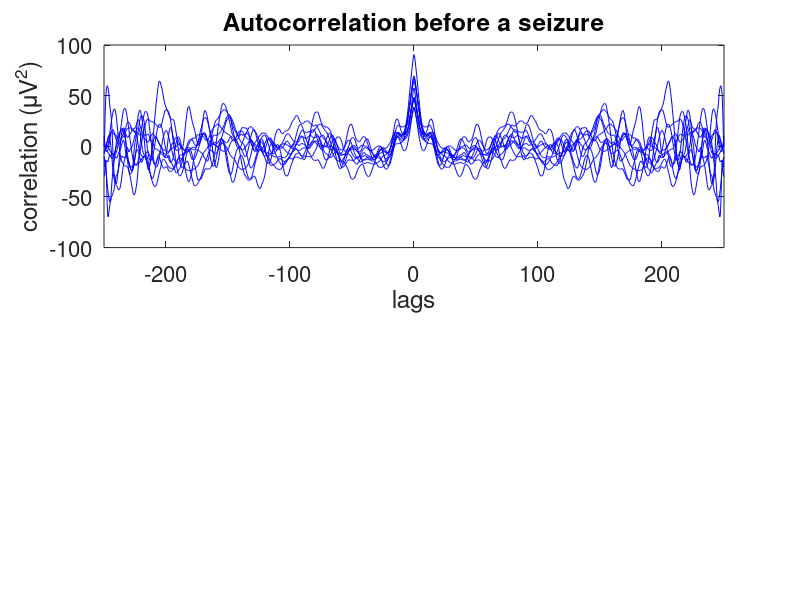

MATLAB code for this plot: (Note: this script raises an error after producing the figure.)
%%%%%%%%%% 
% Plotting the autocorrelation during different moments in time. 
% Wouter Kayser and Karen van der Werff 2019
%%%%%%%%%%

clear; close all;

load('data_assignment.mat');
signal = EEG(12,:);

before(10, 999) = 0;
during(10, 999) = 0;

% Calculating the autocorrelation at different intervals
for i = 1:10
   before(i, :) = xcorr(signal(1+(i-1)*500:i*500));
   during(i, :) = xcorr(signal(12501+(i-1)*500:12500+i*500)); 
end

bias = xcorr(ones(500, 1));


% Plotting before seizure behaviour
subplot(211)
plot(linspace(-250, 250, 999), (before)./bias', 'color', 'blue');
title('Autocorrelation before a seizure')
ylabel('correlation (μV^2)');
xlim([-250 250])
xlabel('lags');
set(gca,'FontSize',16)
yline(0);
xlim([-250 250])

% Plotting behaviour during seizure. 
subplot(212)
plot(linspace(-250, 250, 999), (during)./bias', 'color', 'red');
title('Autocorrelation during a seizure');
ylabel('correlation (μV^2)');
xlabel('lags');
set(gca,'FontSize',16)
yline(0);
xlim([-250 250])
ylim([-3000 5000])
